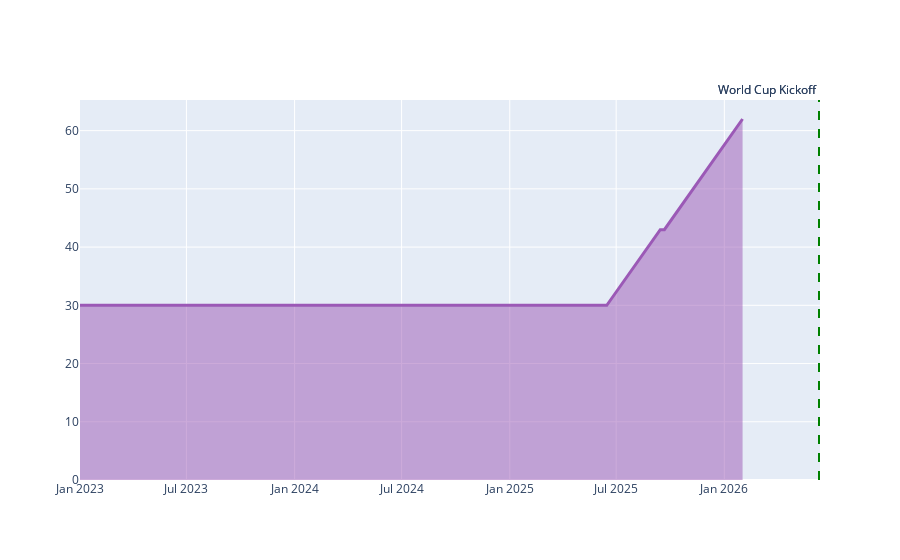

The notebook cell this image was saved under:
### Code cell
# Add vertical line
fig3.add_shape(
    type="line",
    x0='2026-06-11',
    x1='2026-06-11',
    y0=0,
    y1=1,
    yref='paper',
    line=dict(color="green", width=2, dash="dash")
)

# Add annotation
fig3.add_annotation(
    x='2026-06-11',
    y=1,
    yref='paper',
    text="World Cup Kickoff",
    showarrow=False,
    yanchor='bottom',
    xanchor='right'
)

### Figure 1 — Plotly figure (JSON) as saved in the notebook; plotly's stock layout.template omitted (floating-point values rounded to 4 significant figures; data arrays with more than 128 entries replaced by an {"elided": "..."} marker saying what was removed)
{"data": [{"fill": "tozeroy", "line": {"color": "#9b59b6", "width": 3}, "name": "Soccer Jersey Interest", "type": "scatter", "x": {"elided": "162 str values"}, "y": {"elided": "162 int values"}}], "layout": {"annotations": [{"showarrow": false, "text": "World Cup Kickoff", "x": "2026-06-11", "xanchor": "right", "y": 1, "yanchor": "bottom", "yref": "paper"}, {"showarrow": false, "text": "World Cup Kickoff", "x": "2026-06-11", "xanchor": "right", "y": 1, "yanchor": "bottom", "yref": "paper"}], "shapes": [{"line": {"color": "green", "dash": "dash", "width": 2}, "type": "line", "x0": "2026-06-11", "x1": "2026-06-11", "y0": 0, "y1": 1, "yref": "paper"}, {"line": {"color": "green", "dash": "dash", "width": 2}, "type": "line", "x0": "2026-06-11", "x1": "2026-06-11", "y0": 0, "y1": 1, "yref": "paper"}]}}
